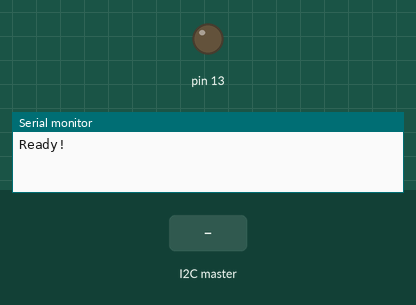
Simulated run of this sketch. Board: Arduino Uno, built with avr-gcc and run on an emulated ATmega328P. Parts: output pins drawn as LEDs (lit = HIGH), the last lines printed to the serial monitor. Inputs (shaded band) come from the test bench.

Above: at 1.2 s.
1.3 s: the I2C master sends the byte 1
At 1.9 s:
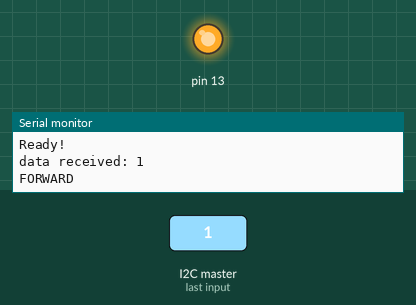
Timing chart, 0 to 4.3 s (numbered marks = the images above; inputs shaded):
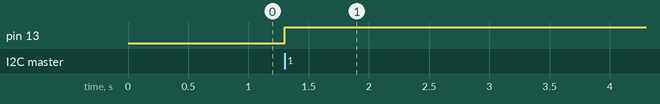

The sketch:

_2_hbridges_4_motors_i2c.ino
```cpp
#include <Wire.h>

// i2C setup
#define SLAVE_ADDR 0x04
int number = 0;
int state = 0;

// Left motor Hbridge pins
const int controlPin1 = 9;
const int controlPin2 = 11;

// Right motor Hbridge pins
const int controlPin3 = 3;
const int controlPin4 = 5;


void setup() {
  pinMode(13, OUTPUT);
  Serial.begin(9600);
  // start serial for output
  // initialize i2c as slave
  Wire.begin(SLAVE_ADDR);

  // define callbacks for i2c communication
  Wire.onReceive(receiveData);
  Wire.onRequest(sendData);

  Serial.println("Ready!");
}

void loop() {
  delay(100);
}

// callback for received data
void receiveData(int byteCount){

  while(Wire.available()) {
  // while(true) {
    number = Wire.read();
    Serial.print("data received: ");
    Serial.println(number);

  if (number == 1){
    if (state == 0){
      digitalWrite(13, HIGH); // set the LED on
      motorForward();
      state = 1;
    }
    else {
      digitalWrite(13, LOW); // set the LED off
      motorStop();
      state = 0;
         }
    }
  }
}

// callback for sending data
void sendData(){
  Wire.write(number);
}

void motorForward() {
  Serial.print("FORWARD");
  digitalWrite(controlPin1, HIGH);
  digitalWrite(controlPin2, LOW);
  digitalWrite(controlPin3, HIGH);
  digitalWrite(controlPin4, LOW);
}
void motorBackward() {
  Serial.print("BACKWARD");
  digitalWrite(controlPin1, LOW);
  digitalWrite(controlPin2, HIGH);
  digitalWrite(controlPin3, LOW);
  digitalWrite(controlPin4, HIGH);
}
void motorStop() {
  Serial.print("STOP");
  digitalWrite(controlPin1, LOW);
  digitalWrite(controlPin2, LOW);
  digitalWrite(controlPin3, LOW);
  digitalWrite(controlPin4, LOW);
}
```

Measured:
- after the input at 1.3 s, pin 13: LOW → HIGH at once
